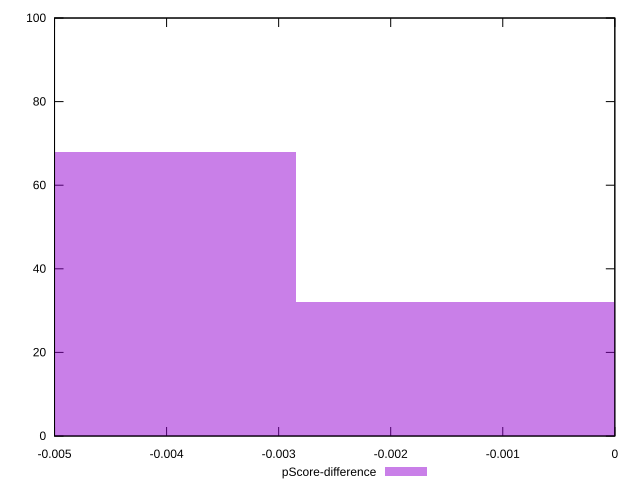

Here is the gnuplot script that generated this plot:
reset

$pScoreDifference <<EOF
-0.005682562084800656 68
0 32
EOF

set key outside below
set boxwidth 0.005682562084800656
set xrange [-0.0050000000000000044:0]
set yrange [0:100]
set trange [0:100]
set style fill transparent solid 0.5 noborder
set terminal svg size 640, 490 enhanced background rgb 'white'
set output "reports/report_00032_2021-02-25T10-28-15.087Z/uses-text-compression/samples/card/pScore-difference/histogram.svg"

plot $pScoreDifference title "pScore-difference" with boxes

reset
